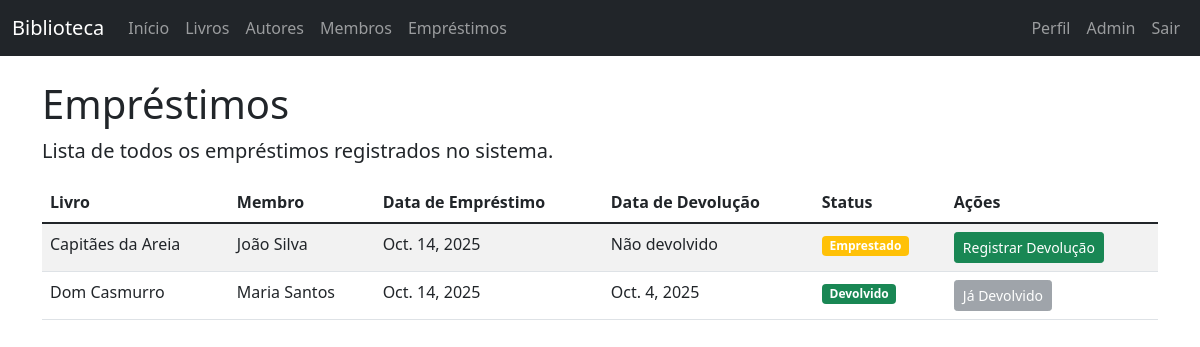
/borrows/ (signed in), run on the app's committed database.
### books/models.py (models this page shows, shortened)
class BorrowRecord(models.Model):
    book = models.ForeignKey(Book, on_delete=models.CASCADE)
    member = models.ForeignKey(Member, on_delete=models.CASCADE)
    borrow_date = models.DateField(auto_now_add=True)
    return_date = models.DateField(null=True, blank=True)

class Book(models.Model):
    title = models.CharField(max_length=200)
    author = models.ForeignKey(Author, on_delete=models.CASCADE, related_name='books')
    isbn = models.CharField(max_length=13, unique=True)
    publication_date = models.DateField()
    pages = models.IntegerField()
    available = models.BooleanField(default=True)
    class Meta:
        ordering = ['title']

class Member(models.Model):
    USER_ROLE_CHOICES = [
        ('member', 'Membro'),
        ('librarian', 'Bibliotecário'),
        ('admin', 'Administrador'),
    ]
    user = models.OneToOneField(User, on_delete=models.CASCADE)
    phone_number = models.CharField(max_length=15)
    membership_date = models.DateField(auto_now_add=True)
    is_active = models.BooleanField(default=True)
    role = models.CharField(max_length=20, choices=USER_ROLE_CHOICES, default='member')
    @property
    def is_librarian(self):
        return self.role == 'librarian' or self.role == 'admin'

### books/views.py (the view)
# urls.py: path('borrows/', views.borrow_list, name='borrow_list'),
@login_required
def borrow_list(request):
    try:
        member = request.user.member
        if not member.is_librarian:
            messages.error(request, 'Acesso negado. Apenas bibliotecários e administradores podem acessar esta página.')
            return HttpResponseRedirect(reverse('index'))
    except Member.DoesNotExist:
        messages.error(request, 'Acesso negado. Apenas bibliotecários e administradores podem acessar esta página.')
        return HttpResponseRedirect(reverse('index'))
    borrows = BorrowRecord.objects.all()
    return render(request, 'books/borrow_list.html', {'borrows': borrows})

### templates/books/borrow_list.html (shortened to what this page needs)
{% extends 'base.html' %}
{% block content %}
<div class="row">
    <div class="col-md-12">
        <h1>Empréstimos</h1>
        <p class="lead">Lista de todos os empréstimos registrados no sistema.</p>
        {% if borrows %}
            <div class="table-responsive">
                <table class="table table-striped table-hover">
                    <thead>
                        <tr>
                            <th>Livro</th>
                            <th>Membro</th>
                            <th>Data de Empréstimo</th>
                            <th>Data de Devolução</th>
                            <th>Status</th>
                            {% if user.is_authenticated and user.member.is_librarian %}
                                <th>Ações</th>
                            {% endif %}
                        </tr>
                    </thead>
                    <tbody>
                        {% for borrow in borrows %}
                            <tr>
                                <td>{{ borrow.book.title }}</td>
                                <td>{{ borrow.member.user.first_name }} {{ borrow.member.user.last_name }}</td>
                                <td>{{ borrow.borrow_date }}</td>
                                <td>{{ borrow.return_date|default:"Não devolvido" }}</td>
                                <td>
                                    {% if borrow.return_date %}
                                        <span class="badge bg-success">Devolvido</span>
                                    {% else %}
                                        <span class="badge bg-warning">Emprestado</span>
                                    {% endif %}
                                </td>
                                {% if user.is_authenticated and user.member.is_librarian %}
                                    <td>
                                        {% if not borrow.return_date %}
                                            <a href="{% url 'return_book' borrow.id %}" class="btn btn-sm btn-success">Registrar Devolução</a>
                                        {% else %}
                                            <button class="btn btn-sm btn-secondary" disabled>Já Devolvido</button>
                                        {% endif %}
                                    </td>
                                {% endif %}
                            </tr>
                        {% endfor %}
                    </tbody>
                </table>
            </div>
        {% else %}
            <div class="alert alert-info">
                <p>Nenhum empréstimo registrado ainda.</p>
            </div>
        {% endif %}
    </div>
</div>
{% endblock %}

### data on the page
BorrowRecord: book "Capitães da Areia", member.user.first_name "João", member.user.last_name "Silva", borrow_date "Oct. 14, 2025", return_date "Não devolvido", shows "Emprestado", shows "Registrar Devolução"
BorrowRecord: book "Dom Casmurro", member.user.first_name "Maria", member.user.last_name "Santos", borrow_date "Oct. 14, 2025", return_date "Oct. 4, 2025", shows "Devolvido", shows "Já Devolvido"
